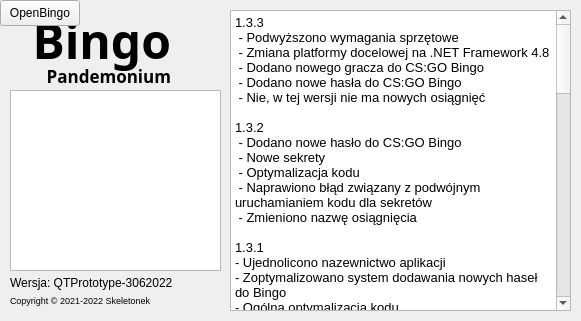
<?xml version="1.0" encoding="UTF-8"?>
<ui version="4.0">
 <class>MainWindow</class>
 <widget class="QMainWindow" name="MainWindow">
  <property name="geometry">
   <rect>
    <x>0</x>
    <y>0</y>
    <width>581</width>
    <height>321</height>
   </rect>
  </property>
  <property name="windowTitle">
   <string>PandemoniumBingo</string>
  </property>
  <widget class="QWidget" name="centralwidget">
   <widget class="QLabel" name="label">
    <property name="geometry">
     <rect>
      <x>10</x>
      <y>65</y>
      <width>161</width>
      <height>21</height>
     </rect>
    </property>
    <property name="font">
     <font>
      <family>Montserrat</family>
      <pointsize>13</pointsize>
      <weight>75</weight>
      <italic>false</italic>
      <bold>true</bold>
     </font>
    </property>
    <property name="layoutDirection">
     <enum>Qt::LeftToRight</enum>
    </property>
    <property name="text">
     <string>Pandemonium</string>
    </property>
    <property name="alignment">
     <set>Qt::AlignRight|Qt::AlignTrailing|Qt::AlignVCenter</set>
    </property>
   </widget>
   <widget class="QLabel" name="label_2">
    <property name="geometry">
     <rect>
      <x>10</x>
      <y>276</y>
      <width>221</width>
      <height>20</height>
     </rect>
    </property>
    <property name="font">
     <font>
      <pointsize>9</pointsize>
     </font>
    </property>
    <property name="text">
     <string>Wersja: QTPrototype-3062022</string>
    </property>
    <property name="alignment">
     <set>Qt::AlignLeading|Qt::AlignLeft|Qt::AlignTop</set>
    </property>
   </widget>
   <widget class="QLabel" name="label_3">
    <property name="geometry">
     <rect>
      <x>10</x>
      <y>10</y>
      <width>161</width>
      <height>61</height>
     </rect>
    </property>
    <property name="font">
     <font>
      <family>Montserrat</family>
      <pointsize>36</pointsize>
      <weight>75</weight>
      <bold>true</bold>
     </font>
    </property>
    <property name="text">
     <string>Bingo</string>
    </property>
    <property name="alignment">
     <set>Qt::AlignRight|Qt::AlignTrailing|Qt::AlignVCenter</set>
    </property>
   </widget>
   <widget class="QListView" name="listView">
    <property name="geometry">
     <rect>
      <x>10</x>
      <y>90</y>
      <width>211</width>
      <height>181</height>
     </rect>
    </property>
   </widget>
   <widget class="QLabel" name="label_5">
    <property name="geometry">
     <rect>
      <x>10</x>
      <y>290</y>
      <width>221</width>
      <height>16</height>
     </rect>
    </property>
    <property name="font">
     <font>
      <pointsize>7</pointsize>
     </font>
    </property>
    <property name="text">
     <string>Copyright © 2021-2022 Skeletonek</string>
    </property>
    <property name="alignment">
     <set>Qt::AlignBottom|Qt::AlignLeading|Qt::AlignLeft</set>
    </property>
   </widget>
   <widget class="QTextBrowser" name="textBrowser">
    <property name="geometry">
     <rect>
      <x>230</x>
      <y>10</y>
      <width>341</width>
      <height>301</height>
     </rect>
    </property>
    <property name="html">
     <string>&lt;!DOCTYPE HTML PUBLIC &quot;-//W3C//DTD HTML 4.0//EN&quot; &quot;http://www.w3.org/TR/REC-html40/strict.dtd&quot;&gt;
&lt;html&gt;&lt;head&gt;&lt;meta name=&quot;qrichtext&quot; content=&quot;1&quot; /&gt;&lt;style type=&quot;text/css&quot;&gt;
p, li { white-space: pre-wrap; }
&lt;/style&gt;&lt;/head&gt;&lt;body style=&quot; font-family:'Noto Sans'; font-size:10pt; font-weight:400; font-style:normal;&quot;&gt;
&lt;p style=&quot; margin-top:0px; margin-bottom:0px; margin-left:0px; margin-right:0px; -qt-block-indent:0; text-indent:0px;&quot;&gt;1.3.3&lt;/p&gt;
&lt;p style=&quot; margin-top:0px; margin-bottom:0px; margin-left:0px; margin-right:0px; -qt-block-indent:0; text-indent:0px;&quot;&gt; - Podwyższono wymagania sprzętowe&lt;/p&gt;
&lt;p style=&quot; margin-top:0px; margin-bottom:0px; margin-left:0px; margin-right:0px; -qt-block-indent:0; text-indent:0px;&quot;&gt; - Zmiana platformy docelowej na .NET Framework 4.8&lt;/p&gt;
&lt;p style=&quot; margin-top:0px; margin-bottom:0px; margin-left:0px; margin-right:0px; -qt-block-indent:0; text-indent:0px;&quot;&gt; - Dodano nowego gracza do CS:GO Bingo&lt;/p&gt;
&lt;p style=&quot; margin-top:0px; margin-bottom:0px; margin-left:0px; margin-right:0px; -qt-block-indent:0; text-indent:0px;&quot;&gt; - Dodano nowe hasła do CS:GO Bingo&lt;/p&gt;
&lt;p style=&quot; margin-top:0px; margin-bottom:0px; margin-left:0px; margin-right:0px; -qt-block-indent:0; text-indent:0px;&quot;&gt; - Nie, w tej wersji nie ma nowych osiągnięć&lt;/p&gt;
&lt;p style=&quot;-qt-paragraph-type:empty; margin-top:0px; margin-bottom:0px; margin-left:0px; margin-right:0px; -qt-block-indent:0; text-indent:0px;&quot;&gt;&lt;br /&gt;&lt;/p&gt;
&lt;p style=&quot; margin-top:0px; margin-bottom:0px; margin-left:0px; margin-right:0px; -qt-block-indent:0; text-indent:0px;&quot;&gt;1.3.2&lt;/p&gt;
&lt;p style=&quot; margin-top:0px; margin-bottom:0px; margin-left:0px; margin-right:0px; -qt-block-indent:0; text-indent:0px;&quot;&gt; - Dodano nowe hasło do CS:GO Bingo&lt;/p&gt;
&lt;p style=&quot; margin-top:0px; margin-bottom:0px; margin-left:0px; margin-right:0px; -qt-block-indent:0; text-indent:0px;&quot;&gt; - Nowe sekrety&lt;/p&gt;
&lt;p style=&quot; margin-top:0px; margin-bottom:0px; margin-left:0px; margin-right:0px; -qt-block-indent:0; text-indent:0px;&quot;&gt; - Optymalizacja kodu&lt;/p&gt;
&lt;p style=&quot; margin-top:0px; margin-bottom:0px; margin-left:0px; margin-right:0px; -qt-block-indent:0; text-indent:0px;&quot;&gt; - Naprawiono błąd związany z podwójnym uruchamianiem kodu dla sekretów&lt;/p&gt;
&lt;p style=&quot; margin-top:0px; margin-bottom:0px; margin-left:0px; margin-right:0px; -qt-block-indent:0; text-indent:0px;&quot;&gt; - Zmieniono nazwę osiągnięcia&lt;/p&gt;
&lt;p style=&quot;-qt-paragraph-type:empty; margin-top:0px; margin-bottom:0px; margin-left:0px; margin-right:0px; -qt-block-indent:0; text-indent:0px;&quot;&gt;&lt;br /&gt;&lt;/p&gt;
&lt;p style=&quot; margin-top:0px; margin-bottom:0px; margin-left:0px; margin-right:0px; -qt-block-indent:0; text-indent:0px;&quot;&gt;1.3.1&lt;/p&gt;
&lt;p style=&quot; margin-top:0px; margin-bottom:0px; margin-left:0px; margin-right:0px; -qt-block-indent:0; text-indent:0px;&quot;&gt;- Ujednolicono nazewnictwo aplikacji&lt;/p&gt;
&lt;p style=&quot; margin-top:0px; margin-bottom:0px; margin-left:0px; margin-right:0px; -qt-block-indent:0; text-indent:0px;&quot;&gt;- Zoptymalizowano system dodawania nowych haseł do Bingo&lt;/p&gt;
&lt;p style=&quot; margin-top:0px; margin-bottom:0px; margin-left:0px; margin-right:0px; -qt-block-indent:0; text-indent:0px;&quot;&gt;- Ogólna optymalizacja kodu&lt;/p&gt;
&lt;p style=&quot; margin-top:0px; margin-bottom:0px; margin-left:0px; margin-right:0px; -qt-block-indent:0; text-indent:0px;&quot;&gt;- Dostosowano Scrollbar'y do DarkUI&lt;/p&gt;
&lt;p style=&quot; margin-top:0px; margin-bottom:0px; margin-left:0px; margin-right:0px; -qt-block-indent:0; text-indent:0px;&quot;&gt;- Dodano jeszcze więcej smaczków&lt;/p&gt;
&lt;p style=&quot; margin-top:0px; margin-bottom:0px; margin-left:0px; margin-right:0px; -qt-block-indent:0; text-indent:0px;&quot;&gt;- Dodano panel z listą wszystkich osiągnięć&lt;/p&gt;
&lt;p style=&quot; margin-top:0px; margin-bottom:0px; margin-left:0px; margin-right:0px; -qt-block-indent:0; text-indent:0px;&quot;&gt;- Poprawa błędów&lt;/p&gt;
&lt;p style=&quot;-qt-paragraph-type:empty; margin-top:0px; margin-bottom:0px; margin-left:0px; margin-right:0px; -qt-block-indent:0; text-indent:0px;&quot;&gt;&lt;br /&gt;&lt;/p&gt;
&lt;p style=&quot; margin-top:0px; margin-bottom:0px; margin-left:0px; margin-right:0px; -qt-block-indent:0; text-indent:0px;&quot;&gt;1.3.0&lt;/p&gt;
&lt;p style=&quot; margin-top:0px; margin-bottom:0px; margin-left:0px; margin-right:0px; -qt-block-indent:0; text-indent:0px;&quot;&gt;- Zmodyfikowano mechanizm aktualizacji, aby sprawdzał nową aktualizację przed uruchomieniem programu&lt;/p&gt;
&lt;p style=&quot; margin-top:0px; margin-bottom:0px; margin-left:0px; margin-right:0px; -qt-block-indent:0; text-indent:0px;&quot;&gt;- Zmodyfikowano wygląd menu głównego aplikacji&lt;/p&gt;
&lt;p style=&quot; margin-top:0px; margin-bottom:0px; margin-left:0px; margin-right:0px; -qt-block-indent:0; text-indent:0px;&quot;&gt;- Zaktualizowano ikonę&lt;/p&gt;
&lt;p style=&quot; margin-top:0px; margin-bottom:0px; margin-left:0px; margin-right:0px; -qt-block-indent:0; text-indent:0px;&quot;&gt;- Dodano ten piękny changelog&lt;/p&gt;
&lt;p style=&quot; margin-top:0px; margin-bottom:0px; margin-left:0px; margin-right:0px; -qt-block-indent:0; text-indent:0px;&quot;&gt;- Poprawiono hasła w CS:GO Bingo&lt;/p&gt;
&lt;p style=&quot; margin-top:0px; margin-bottom:0px; margin-left:0px; margin-right:0px; -qt-block-indent:0; text-indent:0px;&quot;&gt;- Dodano nowe hasła do CS:GO Bingo&lt;/p&gt;
&lt;p style=&quot; margin-top:0px; margin-bottom:0px; margin-left:0px; margin-right:0px; -qt-block-indent:0; text-indent:0px;&quot;&gt;- Dodano tylko parę fajnych smaczków&lt;/p&gt;
&lt;p style=&quot;-qt-paragraph-type:empty; margin-top:0px; margin-bottom:0px; margin-left:0px; margin-right:0px; -qt-block-indent:0; text-indent:0px;&quot;&gt;&lt;br /&gt;&lt;/p&gt;
&lt;p style=&quot; margin-top:0px; margin-bottom:0px; margin-left:0px; margin-right:0px; -qt-block-indent:0; text-indent:0px;&quot;&gt;1.2.1&lt;/p&gt;
&lt;p style=&quot; margin-top:0px; margin-bottom:0px; margin-left:0px; margin-right:0px; -qt-block-indent:0; text-indent:0px;&quot;&gt;- Dodano więcej haseł do CS:GO Bingo&lt;/p&gt;
&lt;p style=&quot; margin-top:0px; margin-bottom:0px; margin-left:0px; margin-right:0px; -qt-block-indent:0; text-indent:0px;&quot;&gt;- Dodano więcej haseł do Rocket League Bingo&lt;/p&gt;
&lt;p style=&quot;-qt-paragraph-type:empty; margin-top:0px; margin-bottom:0px; margin-left:0px; margin-right:0px; -qt-block-indent:0; text-indent:0px;&quot;&gt;&lt;br /&gt;&lt;/p&gt;
&lt;p style=&quot; margin-top:0px; margin-bottom:0px; margin-left:0px; margin-right:0px; -qt-block-indent:0; text-indent:0px;&quot;&gt;1.2.0&lt;/p&gt;
&lt;p style=&quot; margin-top:0px; margin-bottom:0px; margin-left:0px; margin-right:0px; -qt-block-indent:0; text-indent:0px;&quot;&gt; - Dodano instalator do aplikacji&lt;/p&gt;
&lt;p style=&quot; margin-top:0px; margin-bottom:0px; margin-left:0px; margin-right:0px; -qt-block-indent:0; text-indent:0px;&quot;&gt; - Dodano mechanizm aktualizacji&lt;/p&gt;
&lt;p style=&quot; margin-top:0px; margin-bottom:0px; margin-left:0px; margin-right:0px; -qt-block-indent:0; text-indent:0px;&quot;&gt; - Dodano możliwość wykluczenia osób które nie biorą udziału w Bingo&lt;/p&gt;
&lt;p style=&quot; margin-top:0px; margin-bottom:0px; margin-left:0px; margin-right:0px; -qt-block-indent:0; text-indent:0px;&quot;&gt; - Dodano licznik osiągniętych bingo&lt;/p&gt;
&lt;p style=&quot; margin-top:0px; margin-bottom:0px; margin-left:0px; margin-right:0px; -qt-block-indent:0; text-indent:0px;&quot;&gt; - Dodano efekt dźwiękowy przy osiągnięciu nowego bingo&lt;/p&gt;
&lt;p style=&quot; margin-top:0px; margin-bottom:0px; margin-left:0px; margin-right:0px; -qt-block-indent:0; text-indent:0px;&quot;&gt; - Lekka zmiana wyglądu aplikacji&lt;/p&gt;
&lt;p style=&quot; margin-top:0px; margin-bottom:0px; margin-left:0px; margin-right:0px; -qt-block-indent:0; text-indent:0px;&quot;&gt; - Dodano więcej haseł do CS:GO Bingo&lt;/p&gt;
&lt;p style=&quot;-qt-paragraph-type:empty; margin-top:0px; margin-bottom:0px; margin-left:0px; margin-right:0px; -qt-block-indent:0; text-indent:0px;&quot;&gt;&lt;br /&gt;&lt;/p&gt;
&lt;p style=&quot; margin-top:0px; margin-bottom:0px; margin-left:0px; margin-right:0px; -qt-block-indent:0; text-indent:0px;&quot;&gt;1.1.1&lt;/p&gt;
&lt;p style=&quot; margin-top:0px; margin-bottom:0px; margin-left:0px; margin-right:0px; -qt-block-indent:0; text-indent:0px;&quot;&gt; - Dodano czcionkę Montserrat jako zasób pliku .exe&lt;/p&gt;
&lt;p style=&quot; margin-top:0px; margin-bottom:0px; margin-left:0px; margin-right:0px; -qt-block-indent:0; text-indent:0px;&quot;&gt; - Drobne poprawki wizualne&lt;/p&gt;
&lt;p style=&quot;-qt-paragraph-type:empty; margin-top:0px; margin-bottom:0px; margin-left:0px; margin-right:0px; -qt-block-indent:0; text-indent:0px;&quot;&gt;&lt;br /&gt;&lt;/p&gt;
&lt;p style=&quot; margin-top:0px; margin-bottom:0px; margin-left:0px; margin-right:0px; -qt-block-indent:0; text-indent:0px;&quot;&gt;1.1.0&lt;/p&gt;
&lt;p style=&quot; margin-top:0px; margin-bottom:0px; margin-left:0px; margin-right:0px; -qt-block-indent:0; text-indent:0px;&quot;&gt; - Wprowadzono algorytm pseudolosujący hasła&lt;/p&gt;
&lt;p style=&quot; margin-top:0px; margin-bottom:0px; margin-left:0px; margin-right:0px; -qt-block-indent:0; text-indent:0px;&quot;&gt; - Wyrównano układ przycisków&lt;/p&gt;
&lt;p style=&quot; margin-top:0px; margin-bottom:0px; margin-left:0px; margin-right:0px; -qt-block-indent:0; text-indent:0px;&quot;&gt; - Wprowadzono nowy sposób wyglądu binga&lt;/p&gt;
&lt;p style=&quot; margin-top:0px; margin-bottom:0px; margin-left:0px; margin-right:0px; -qt-block-indent:0; text-indent:0px;&quot;&gt; - Zmieniono wygląd aplikacji na DarkUI&lt;/p&gt;
&lt;p style=&quot; margin-top:0px; margin-bottom:0px; margin-left:0px; margin-right:0px; -qt-block-indent:0; text-indent:0px;&quot;&gt; - Dodano więcej haseł do CS:GO Bingo&lt;/p&gt;
&lt;p style=&quot; margin-top:0px; margin-bottom:0px; margin-left:0px; margin-right:0px; -qt-block-indent:0; text-indent:0px;&quot;&gt; - Dodano więcej haseł do Rocket League Bingo&lt;/p&gt;
&lt;p style=&quot; margin-top:0px; margin-bottom:0px; margin-left:0px; margin-right:0px; -qt-block-indent:0; text-indent:0px;&quot;&gt; - Zmiana platformy na .NET Framework 4.5.2 (poprzednio .NET 5.0)&lt;/p&gt;
&lt;p style=&quot;-qt-paragraph-type:empty; margin-top:0px; margin-bottom:0px; margin-left:0px; margin-right:0px; -qt-block-indent:0; text-indent:0px;&quot;&gt;&lt;br /&gt;&lt;/p&gt;
&lt;p style=&quot; margin-top:0px; margin-bottom:0px; margin-left:0px; margin-right:0px; -qt-block-indent:0; text-indent:0px;&quot;&gt;1.0.3&lt;/p&gt;
&lt;p style=&quot; margin-top:0px; margin-bottom:0px; margin-left:0px; margin-right:0px; -qt-block-indent:0; text-indent:0px;&quot;&gt;-Poprawiono błąd z crash'em aplikacji w CS:GO Bingo&lt;/p&gt;
&lt;p style=&quot;-qt-paragraph-type:empty; margin-top:0px; margin-bottom:0px; margin-left:0px; margin-right:0px; -qt-block-indent:0; text-indent:0px;&quot;&gt;&lt;br /&gt;&lt;/p&gt;
&lt;p style=&quot; margin-top:0px; margin-bottom:0px; margin-left:0px; margin-right:0px; -qt-block-indent:0; text-indent:0px;&quot;&gt;1.0.2&lt;/p&gt;
&lt;p style=&quot; margin-top:0px; margin-bottom:0px; margin-left:0px; margin-right:0px; -qt-block-indent:0; text-indent:0px;&quot;&gt;-Zaktualizowano CS:GO Bingo&lt;/p&gt;
&lt;p style=&quot;-qt-paragraph-type:empty; margin-top:0px; margin-bottom:0px; margin-left:0px; margin-right:0px; -qt-block-indent:0; text-indent:0px;&quot;&gt;&lt;br /&gt;&lt;/p&gt;
&lt;p style=&quot; margin-top:0px; margin-bottom:0px; margin-left:0px; margin-right:0px; -qt-block-indent:0; text-indent:0px;&quot;&gt;1.0.1&lt;/p&gt;
&lt;p style=&quot; margin-top:0px; margin-bottom:0px; margin-left:0px; margin-right:0px; -qt-block-indent:0; text-indent:0px;&quot;&gt;-Dodano możliwość odznaczania pól&lt;/p&gt;
&lt;p style=&quot; margin-top:0px; margin-bottom:0px; margin-left:0px; margin-right:0px; -qt-block-indent:0; text-indent:0px;&quot;&gt;-Poprawiono błąd z nieprawidłowym obliczaniem bingo&lt;/p&gt;
&lt;p style=&quot; margin-top:0px; margin-bottom:0px; margin-left:0px; margin-right:0px; -qt-block-indent:0; text-indent:0px;&quot;&gt;-Zaktualizowano Rocket League Bingo&lt;/p&gt;
&lt;p style=&quot;-qt-paragraph-type:empty; margin-top:0px; margin-bottom:0px; margin-left:0px; margin-right:0px; -qt-block-indent:0; text-indent:0px;&quot;&gt;&lt;br /&gt;&lt;/p&gt;
&lt;p style=&quot; margin-top:0px; margin-bottom:0px; margin-left:0px; margin-right:0px; -qt-block-indent:0; text-indent:0px;&quot;&gt;1.0.0&lt;/p&gt;
&lt;p style=&quot; margin-top:0px; margin-bottom:0px; margin-left:0px; margin-right:0px; -qt-block-indent:0; text-indent:0px;&quot;&gt;-Pierwsze wydanie&lt;/p&gt;&lt;/body&gt;&lt;/html&gt;</string>
    </property>
   </widget>
   <widget class="QPushButton" name="pushButton">
    <property name="geometry">
     <rect>
      <x>0</x>
      <y>0</y>
      <width>80</width>
      <height>26</height>
     </rect>
    </property>
    <property name="text">
     <string>OpenBingo</string>
    </property>
   </widget>
  </widget>
 </widget>
 <resources/>
 <connections/>
</ui>
